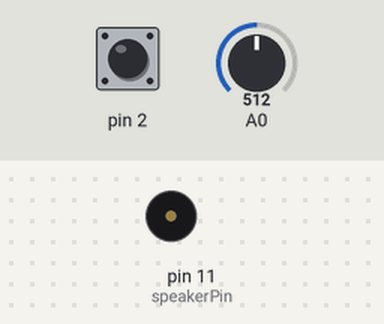
This sketch was run on a simulated Arduino Uno, built with avr-gcc and run on an emulated ATmega328P. Parts: buzzer (waves = sounding). The inputs (shaded band) are chosen by the test bench; at power-on: pin 2 LOW, A0 = 512. Sleep ends after the set time or at an interrupt.

Above: at 4.2 s.
4.3 s: pin 2 driven HIGH
At 5.4 s:
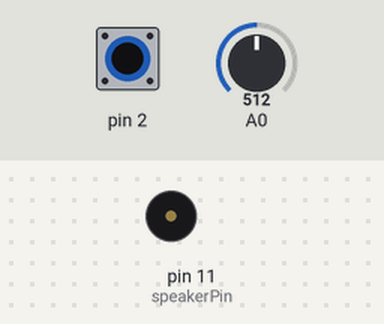
5.8 s: pin 2 pulsed LOW 2 times (0.12 s each, 0.3 s apart)
At 6.3 s:
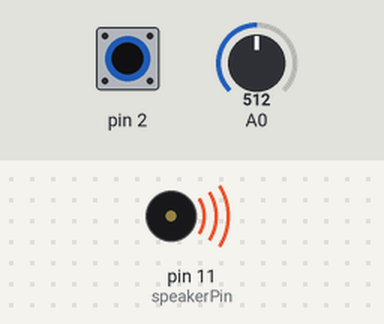
Timing chart, 0 to 8.8 s (numbered marks = the images above; inputs shaded):
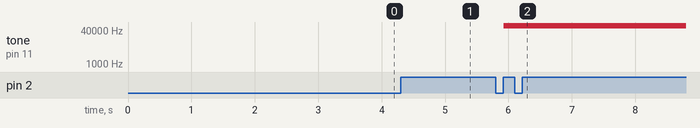

The sketch:

Doorbell.ino
```cpp
#include <avr/interrupt.h>
#include <avr/sleep.h>
#include "audio.h"

//TODO:
  //Power draw? (measure, try lower power modes)
  //Debouncing

/* PWM, analogWrite() disabled on pins 3, 9, 10, 11 */

/* Pins in use */
  //motionSensorPin = A0
  //int speakerPin = 11;
  int sensorTriggerValue = 300;
  int interruptPin = 0; //Really pin 2

unsigned long int lastPlayTime = 0;
unsigned long int timeDelay = 5000;              //5 second delay between sounds
unsigned long int interruptDelay = 250;          //20 ms delay for debouncing
volatile boolean recentInterrupt = false;

void interruptHandler()
{
  recentInterrupt = true;
}

void setup()
{
  attachInterrupt(interruptPin, interruptHandler, RISING);
}

void loop()
{
  if (recentInterrupt)
  {
    set_sleep_mode(SLEEP_MODE_PWR_DOWN);         //Set sleep mode
    sleep_enable();                              //Enable global sleep bit
    delay(interruptDelay);                       //Delay for debouncing before sleep
    sleep_mode();                                //Go to sleep

    //The device is sleeping now until signal rises on pin 2

    sleep_disable();
    startPlayback();
    lastPlayTime = millis();
    delay(interruptDelay);                       //Debounce on wake as well
    recentInterrupt = false;
  }

  int sensorValue = analogRead(A0);

  if (millis() - lastPlayTime > timeDelay) {
    if (sensorValue > sensorTriggerValue) {
      startPlayback();
      lastPlayTime = millis();
    }
  }

  delay(30);                                     //Slow polling, plus debouncing
}
```

audio.h
```cpp
#include "Arduino.h"
#include <stdint.h>
#include <avr/interrupt.h>
#include <avr/io.h>
#include <avr/pgmspace.h>
#include "sounddata.h"

#define SAMPLE_RATE 8000

/* PWM, analogWrite() disabled on pins 3, 9, 10, 11 */

int speakerPin = 11;

volatile uint16_t sample;
byte lastSample;

void stopPlayback()
{
  // Disable playback per-sample interrupt.
  TIMSK1 &= ~_BV(OCIE1A);

  // Disable the per-sample timer completely.
  TCCR1B &= ~_BV(CS10);

  // Disable the PWM timer.
  TCCR2B &= ~_BV(CS10);

  digitalWrite(speakerPin, LOW);
}

// This is called at 8000 Hz to load the next sample.
ISR(TIMER1_COMPA_vect) {
  if (sample >= sounddata_length) {
      if (sample == sounddata_length + lastSample) {
        stopPlayback();
      }
      else {
        // Ramp down to zero to reduce the click at the end of playback.
        OCR2A = sounddata_length + lastSample - sample;
      }
  }
  else {
    OCR2A = pgm_read_byte(&sounddata_data[sample]);
  }

  ++sample;
}

void startPlayback()
{
  pinMode(speakerPin, OUTPUT);

  // ** Set up Timer 2 to do pulse width modulation on the speaker pin.

  // Use internal clock (datasheet p.160)
  ASSR &= ~(_BV(EXCLK) | _BV(AS2));

  // Set fast PWM mode  (p.157)
  TCCR2A |= _BV(WGM21) | _BV(WGM20);
  TCCR2B &= ~_BV(WGM22);

  // Do non-inverting PWM on pin OC2A (p.155)
  // On the Arduino this is pin 11.
  TCCR2A = (TCCR2A | _BV(COM2A1)) & ~_BV(COM2A0);
  TCCR2A &= ~(_BV(COM2B1) | _BV(COM2B0));

  // No prescaler (p.158)
  TCCR2B = (TCCR2B & ~(_BV(CS12) | _BV(CS11))) | _BV(CS10);

  // Set initial pulse width to the first sample.
  OCR2A = pgm_read_byte(&sounddata_data[0]);

  // ** Set up Timer 1 to send a sample every interrupt.

  cli();

  // Set CTC mode (Clear Timer on Compare Match) (p.133)
  // Have to set OCR1A *after*, otherwise it gets reset to 0!
  TCCR1B = (TCCR1B & ~_BV(WGM13)) | _BV(WGM12);
  TCCR1A = TCCR1A & ~(_BV(WGM11) | _BV(WGM10));

  // No prescaler (p.134)
  TCCR1B = (TCCR1B & ~(_BV(CS12) | _BV(CS11))) | _BV(CS10);

  // Set the compare register (OCR1A).
  // OCR1A is a 16-bit register, so we have to do this with interrupts disabled to be safe.
  OCR1A = F_CPU / SAMPLE_RATE;    // 16e6 / 8000 = 2000

  // Enable interrupt when TCNT1 == OCR1A (p.136)
  TIMSK1 |= _BV(OCIE1A);

  lastSample = pgm_read_byte(&sounddata_data[sounddata_length-1]);
  sample = 0;
  sei();
}
```

Source omitted: sounddata.h (data table, 27298 bytes)

Measured:
- after the input at 4.3 s, tone on pin 11 (speakerPin): stays silent (without the input it goes to 62500 Hz after 0.73 s)
- after the input at 5.8 s, tone on pin 11 (speakerPin): silent → 62500 Hz after 0.12 s
